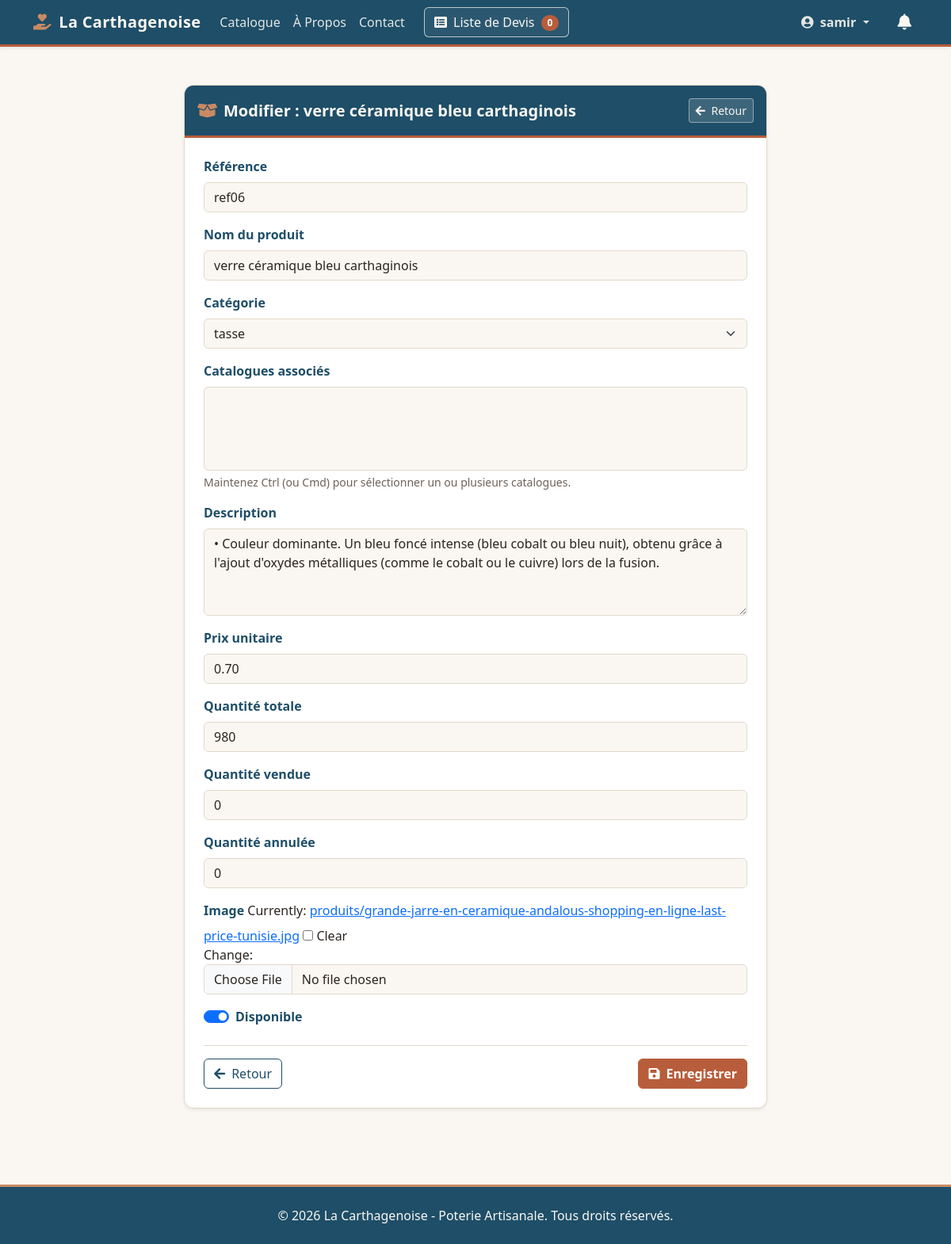
/gestion/produits/5/modifier/ (signed in), run on an earlier commit of the app's database.
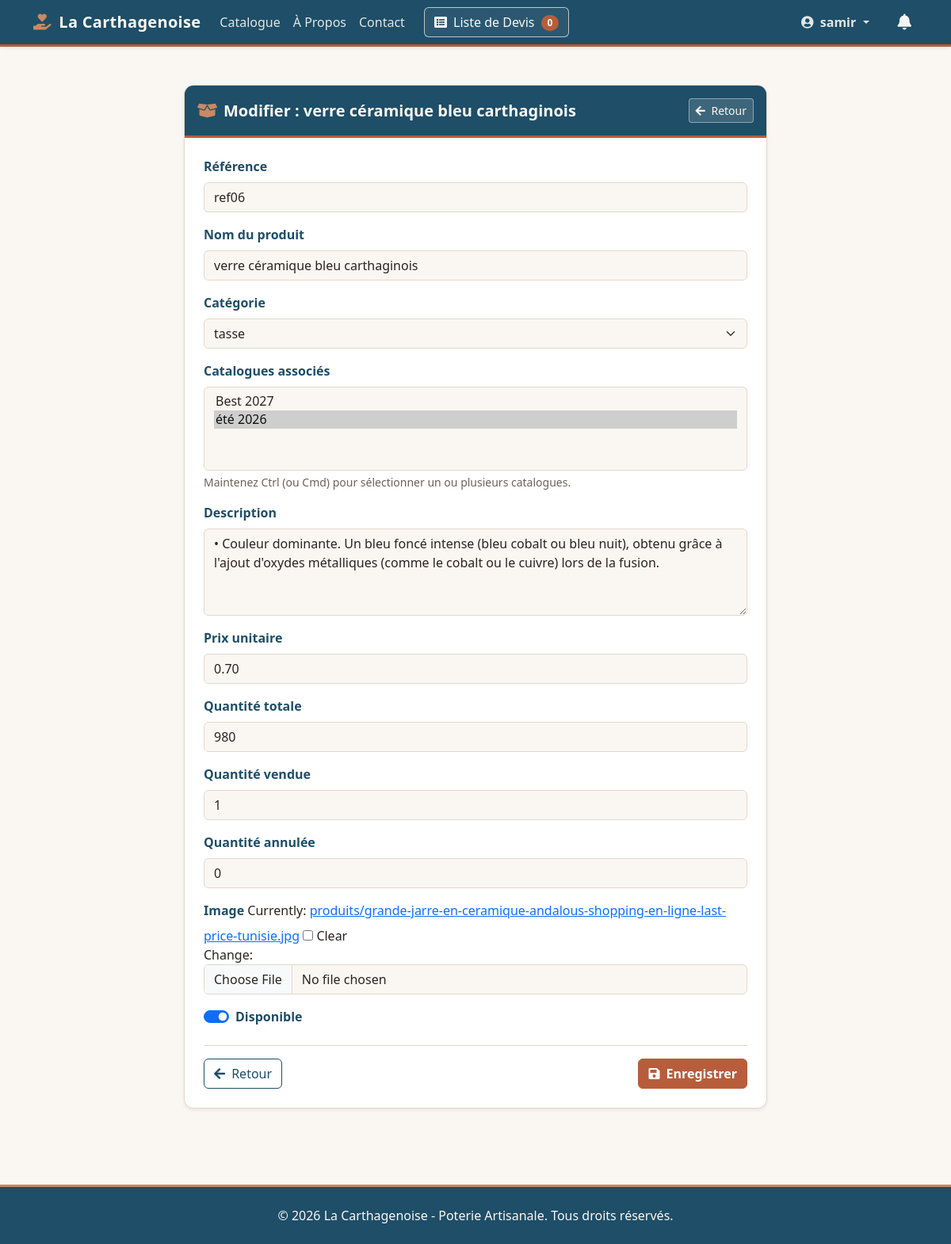
And on a later commit of the database.
### catalogue/models.py (models this page shows, shortened)
class Produit(models.Model):
    categorie = models.ForeignKey(
        Categorie,
        on_delete=models.CASCADE,
        related_name='produits',
        verbose_name="Catégorie",
    )
    catalogues = models.ManyToManyField(
        Catalogue,
        blank=True,
        related_name='produits',
        verbose_name="Catalogues",
    )
    reference = models.CharField(max_length=50, unique=True, verbose_name="Référence")
    nom = models.CharField(max_length=200, verbose_name="Nom du produit")
    description = models.TextField(verbose_name="Description")
    prix = models.DecimalField(
        max_digits=10,
        decimal_places=2,
        null=True,
        blank=True,
        verbose_name="Prix unitaire",
    )
    image = models.ImageField(
        upload_to='produits/',
        null=True,
        blank=True,
        verbose_name="Image",
    )
    quantite_totale = models.PositiveIntegerField(
        default=0, verbose_name="Quantité totale")
    quantite_vendue = models.PositiveIntegerField(
        default=0, verbose_name="Quantité vendue")
    quantite_annulee = models.PositiveIntegerField(
        default=0, verbose_name="Quantité annulée")
    disponible = models.BooleanField(default=True, verbose_name="Disponible")
    date_creation = models.DateTimeField(auto_now_add=True)
    class Meta:
        verbose_name = "Produit"
        verbose_name_plural = "Produits"
        ordering = ['-date_creation']

### catalogue/views.py (the view)
@staff_member_required(login_url='utilisateur:login')
def modifier_produit(request, produit_id):
    produit = get_object_or_404(Produit, id=produit_id)
    if request.method == 'POST':
        form = ProduitForm(request.POST, request.FILES, instance=produit)
        if form.is_valid():
            produit = form.save()
            messages.success(
                request, f"Le produit '{produit.nom}' a été mis à jour.")
            return redirect('catalogue:admin_produits')
    else:
        form = ProduitForm(instance=produit)
    context = {
        'form': form,
        'produit': produit,
        'titre': f'Modifier : {produit.nom}',
        'bouton_texte': 'Mettre à jour',
    }
    return render(request, 'catalogue/form_produit.html', context)

### catalogue/models.py (called while the page is built)
    def __str__(self):
        return self.nom

    def __str__(self):
        return self.nom

### devis/templatetags/devis_extras.py (called while the page is built)
@register.simple_tag(takes_context=True)
def devis_count(context):
    request = context['request']
    devis_panier = request.session.get(DEVIS_SESSION_KEY)
    if devis_panier:
        return len(devis_panier)
    return 0

### pages/context_processors.py (called while the page is built)
def _est_admin(user):
    return bool(
        user.is_authenticated and (user.is_staff or user.is_superuser)
    )

def _queryset_messages_pour_utilisateur(user):
    if _est_admin(user):
        return MessageContact.objects.all()
    email_user = (user.email or '').strip()
    filtre = Q(email__iexact=email_user) if email_user else Q(pk__in=[])
    if _a_champ_utilisateur():
        filtre = Q(utilisateur=user) | filtre
    return MessageContact.objects.filter(filtre)

### catalogue/templates/catalogue/form_produit.html (shortened to what this page needs)
{% extends 'base.html' %}
{% block content %}
<div class="row justify-content-center my-4">
  <div class="col-md-10 col-lg-8">
    <div class="card shadow-sm card-poterie">
      <div class="card-header card-header-poterie d-flex justify-content-between align-items-center py-3">
        <h2 class="fw-bold fs-5 mb-0">
          <i class="fas fa-box-open me-2" style="color: var(--poterie-argile);"></i>{{ titre }}
        </h2>
        <a href="{% url 'catalogue:admin_produits' %}" class="btn btn-sm"
           style="background-color: rgba(250, 247, 242, 0.14); color: var(--poterie-creme); border: 1px solid rgba(250, 247, 242, 0.45);">
          <i class="fas fa-arrow-left me-1"></i> Retour
        </a>
      </div>
      <div class="card-body p-4">
        <form method="post" enctype="multipart/form-data" novalidate>
          {% for field in form %}
            <div class="mb-3">
              {% if field.field.widget.input_type == 'checkbox' and field.name == 'disponible' %}
                <div class="form-check form-switch">
                  {{ field }}
                  <label for="{{ field.id_for_label }}" class="form-check-label fw-bold titre-poterie">
                    {{ field.label }}
                  </label>
                </div>
              {% else %}
                <label for="{{ field.id_for_label }}" class="form-label fw-bold titre-poterie">
                  {{ field.label }}
                </label>
                {{ field }}
                {% if field.name == 'catalogues' and not field.help_text %}
                  <div class="form-text text-poterie-muted small">
                    Maintenez Ctrl (ou Cmd) pour sélectionner un ou plusieurs catalogues.
                  </div>
                {% endif %}
              {% endif %}
            </div>
          {% endfor %}
          <div class="d-flex justify-content-between mt-4 pt-3" style="border-top: 1px solid var(--poterie-bordure);">
            <a href="{% url 'catalogue:admin_produits' %}" class="btn btn-outline-bleu">
              <i class="fas fa-arrow-left me-1"></i> Retour
            </a>
            <button type="submit" class="btn btn-poterie fw-semibold">
              <i class="fas fa-save me-1"></i> Enregistrer
            </button>
          </div>
        </form>
      </div>
    </div>
  </div>
</div>
{% endblock %}

What changed in the data, as far as the page shows it:
changed Produit "ref06": quantite_vendue "0" → "1"
Also different on the page:
form field catalogues: (not shown) → "Best 2027 / été 2026 ☑"
